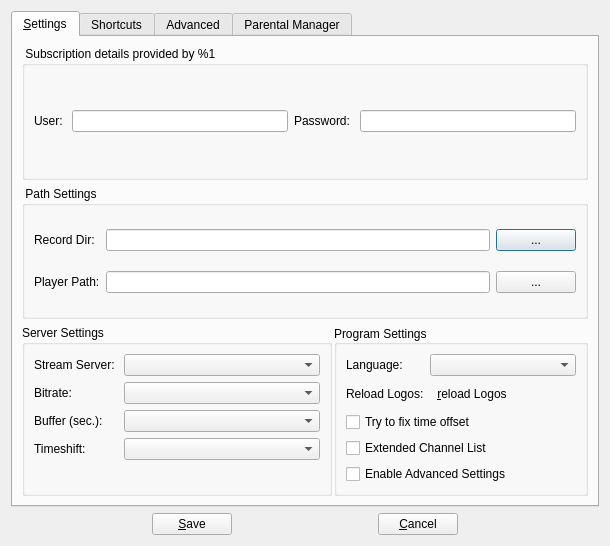
<?xml version="1.0" encoding="UTF-8"?>
<ui version="4.0">
 <class>CSettingsDlg</class>
 <widget class="QDialog" name="CSettingsDlg">
  <property name="geometry">
   <rect>
    <x>0</x>
    <y>0</y>
    <width>610</width>
    <height>546</height>
   </rect>
  </property>
  <property name="windowTitle">
   <string>Settings Dialog</string>
  </property>
  <property name="locale">
   <locale language="English" country="UnitedStates"/>
  </property>
  <layout class="QVBoxLayout" name="verticalLayout_4">
   <item>
    <widget class="QTabWidget" name="tabWidget">
     <property name="currentIndex">
      <number>0</number>
     </property>
     <widget class="QWidget" name="tabStdSettings">
      <attribute name="title">
       <string>&amp;Settings</string>
      </attribute>
      <layout class="QVBoxLayout" name="verticalLayout">
       <item>
        <widget class="QGroupBox" name="groupAccount">
         <property name="title">
          <string> Subscription details provided by %1 </string>
         </property>
         <layout class="QGridLayout" name="gridLayout_4">
          <item row="0" column="0">
           <widget class="QLabel" name="label_2">
            <property name="text">
             <string>User: </string>
            </property>
           </widget>
          </item>
          <item row="0" column="2">
           <widget class="QLabel" name="label_4">
            <property name="text">
             <string>Password: </string>
            </property>
           </widget>
          </item>
          <item row="0" column="3">
           <widget class="QLineEdit" name="linePass">
            <property name="echoMode">
             <enum>QLineEdit::Password</enum>
            </property>
           </widget>
          </item>
          <item row="0" column="1">
           <widget class="QLineEdit" name="lineUsr"/>
          </item>
         </layout>
        </widget>
       </item>
       <item>
        <widget class="QGroupBox" name="groupPath">
         <property name="title">
          <string> Path Settings </string>
         </property>
         <layout class="QGridLayout" name="gridLayout_2">
          <item row="0" column="0">
           <widget class="QLabel" name="label_3">
            <property name="minimumSize">
             <size>
              <width>0</width>
              <height>0</height>
             </size>
            </property>
            <property name="text">
             <string>Record Dir:</string>
            </property>
            <property name="margin">
             <number>2</number>
            </property>
           </widget>
          </item>
          <item row="0" column="1">
           <widget class="QLineEdit" name="lineDir"/>
          </item>
          <item row="0" column="2">
           <widget class="QPushButton" name="pushDir">
            <property name="text">
             <string>...</string>
            </property>
           </widget>
          </item>
          <item row="1" column="0">
           <widget class="QLabel" name="label">
            <property name="minimumSize">
             <size>
              <width>0</width>
              <height>0</height>
             </size>
            </property>
            <property name="text">
             <string>Player Path:</string>
            </property>
            <property name="margin">
             <number>2</number>
            </property>
           </widget>
          </item>
          <item row="1" column="1">
           <widget class="QLineEdit" name="lineVLC"/>
          </item>
          <item row="1" column="2">
           <widget class="QPushButton" name="pushVLC">
            <property name="text">
             <string>...</string>
            </property>
           </widget>
          </item>
         </layout>
        </widget>
       </item>
       <item>
        <layout class="QHBoxLayout" name="horizontalLayout_2" stretch="55,45">
         <property name="spacing">
          <number>2</number>
         </property>
         <item>
          <widget class="QGroupBox" name="groupStreamServer">
           <property name="title">
            <string>Server Settings</string>
           </property>
           <layout class="QFormLayout" name="formLayout_3">
            <item row="0" column="0">
             <widget class="QLabel" name="labStreamServer">
              <property name="text">
               <string>Stream Server: </string>
              </property>
             </widget>
            </item>
            <item row="0" column="1">
             <widget class="QComboBox" name="cbxStreamServer"/>
            </item>
            <item row="1" column="0">
             <widget class="QLabel" name="labBitRate">
              <property name="text">
               <string>Bitrate:</string>
              </property>
             </widget>
            </item>
            <item row="1" column="1">
             <widget class="QComboBox" name="cbxBitRate"/>
            </item>
            <item row="2" column="0">
             <widget class="QLabel" name="labBuffer">
              <property name="text">
               <string>Buffer (sec.):</string>
              </property>
             </widget>
            </item>
            <item row="2" column="1">
             <widget class="QComboBox" name="cbxBufferSeconds"/>
            </item>
            <item row="3" column="0">
             <widget class="QLabel" name="label_16">
              <property name="text">
               <string>Timeshift: </string>
              </property>
             </widget>
            </item>
            <item row="3" column="1">
             <widget class="QComboBox" name="cbxTimeShift">
              <property name="minimumSize">
               <size>
                <width>50</width>
                <height>0</height>
               </size>
              </property>
              <property name="maximumSize">
               <size>
                <width>16777215</width>
                <height>16777215</height>
               </size>
              </property>
             </widget>
            </item>
           </layout>
          </widget>
         </item>
         <item>
          <widget class="QGroupBox" name="groupStdSettings">
           <property name="title">
            <string>Program Settings </string>
           </property>
           <property name="alignment">
            <set>Qt::AlignLeading|Qt::AlignLeft|Qt::AlignVCenter</set>
           </property>
           <layout class="QVBoxLayout" name="verticalLayout_2">
            <item>
             <layout class="QFormLayout" name="formLayout">
              <property name="horizontalSpacing">
               <number>6</number>
              </property>
              <property name="verticalSpacing">
               <number>6</number>
              </property>
              <item row="0" column="0">
               <widget class="QLabel" name="label_10">
                <property name="text">
                 <string>Language: </string>
                </property>
               </widget>
              </item>
              <item row="0" column="1">
               <widget class="QComboBox" name="cbxLanguage"/>
              </item>
              <item row="1" column="0">
               <widget class="QLabel" name="label_12">
                <property name="text">
                 <string>Reload Logos:</string>
                </property>
               </widget>
              </item>
              <item row="1" column="1">
               <widget class="QToolButton" name="pushDelLogos">
                <property name="minimumSize">
                 <size>
                  <width>24</width>
                  <height>24</height>
                 </size>
                </property>
                <property name="text">
                 <string>&amp;reload Logos</string>
                </property>
                <property name="icon">
                 <iconset resource="../common.qrc">
                  <normaloff>:/app/reload</normaloff>:/app/reload</iconset>
                </property>
                <property name="iconSize">
                 <size>
                  <width>24</width>
                  <height>24</height>
                 </size>
                </property>
                <property name="autoRaise">
                 <bool>true</bool>
                </property>
               </widget>
              </item>
             </layout>
            </item>
            <item>
             <widget class="QCheckBox" name="checkFixTime">
              <property name="text">
               <string>Try to fix time offset</string>
              </property>
             </widget>
            </item>
            <item>
             <widget class="QCheckBox" name="checkExtChanInfo">
              <property name="text">
               <string>Extended Channel List</string>
              </property>
             </widget>
            </item>
            <item>
             <widget class="QCheckBox" name="checkAdvanced">
              <property name="text">
               <string>Enable Advanced Settings</string>
              </property>
             </widget>
            </item>
           </layout>
          </widget>
         </item>
        </layout>
       </item>
      </layout>
     </widget>
     <widget class="QWidget" name="tabShortCuts">
      <attribute name="title">
       <string>Shortcuts</string>
      </attribute>
      <layout class="QGridLayout" name="gridLayout_11">
       <item row="0" column="0">
        <widget class="QShortCutTable" name="tableShortCuts">
         <property name="rowCount">
          <number>0</number>
         </property>
         <property name="columnCount">
          <number>2</number>
         </property>
         <attribute name="horizontalHeaderShowSortIndicator" stdset="0">
          <bool>true</bool>
         </attribute>
         <attribute name="horizontalHeaderStretchLastSection">
          <bool>true</bool>
         </attribute>
         <column>
          <property name="text">
           <string>Function</string>
          </property>
         </column>
         <column>
          <property name="text">
           <string>ShortCut</string>
          </property>
         </column>
        </widget>
       </item>
       <item row="1" column="0">
        <widget class="QLabel" name="labShortCutNote">
         <property name="font">
          <font>
           <pointsize>9</pointsize>
          </font>
         </property>
         <property name="styleSheet">
          <string notr="true">QLabel#labShortCutNote {
color: red;
}</string>
         </property>
         <property name="text">
          <string>Changes in shortcuts take effect only after restarting the program.</string>
         </property>
        </widget>
       </item>
       <item row="2" column="0">
        <layout class="QHBoxLayout" name="horizontalLayout">
         <property name="spacing">
          <number>2</number>
         </property>
         <item>
          <widget class="QToolButton" name="btnResetShortcuts">
           <property name="text">
            <string/>
           </property>
           <property name="icon">
            <iconset resource="../common.qrc">
             <normaloff>:/app/reload</normaloff>:/app/reload</iconset>
           </property>
           <property name="iconSize">
            <size>
             <width>16</width>
             <height>16</height>
            </size>
           </property>
           <property name="autoRaise">
            <bool>true</bool>
           </property>
          </widget>
         </item>
         <item>
          <widget class="QLabel" name="label_18">
           <property name="font">
            <font>
             <pointsize>9</pointsize>
            </font>
           </property>
           <property name="text">
            <string>Reset Shortcuts to default</string>
           </property>
          </widget>
         </item>
        </layout>
       </item>
      </layout>
     </widget>
     <widget class="QWidget" name="tabAdvanced">
      <property name="enabled">
       <bool>true</bool>
      </property>
      <attribute name="title">
       <string>Advanced</string>
      </attribute>
      <layout class="QVBoxLayout" name="verticalLayout_3">
       <item>
        <widget class="QGroupBox" name="groupProxy">
         <property name="title">
          <string> Proxy Server </string>
         </property>
         <layout class="QGridLayout" name="gridLayout_3" columnstretch="0,60,0,40">
          <item row="0" column="0" colspan="2">
           <widget class="QCheckBox" name="useProxy">
            <property name="text">
             <string>Enable Proxy</string>
            </property>
           </widget>
          </item>
          <item row="1" column="0">
           <widget class="QLabel" name="label_5">
            <property name="minimumSize">
             <size>
              <width>0</width>
              <height>0</height>
             </size>
            </property>
            <property name="text">
             <string>Address: </string>
            </property>
           </widget>
          </item>
          <item row="1" column="1">
           <widget class="QLineEdit" name="lineProxyHost">
            <property name="enabled">
             <bool>false</bool>
            </property>
           </widget>
          </item>
          <item row="1" column="2">
           <widget class="QLabel" name="label_6">
            <property name="text">
             <string>Port:</string>
            </property>
           </widget>
          </item>
          <item row="1" column="3">
           <widget class="QLineEdit" name="lineProxyPort">
            <property name="enabled">
             <bool>false</bool>
            </property>
            <property name="minimumSize">
             <size>
              <width>0</width>
              <height>0</height>
             </size>
            </property>
           </widget>
          </item>
          <item row="2" column="0">
           <widget class="QLabel" name="label_8">
            <property name="minimumSize">
             <size>
              <width>0</width>
              <height>0</height>
             </size>
            </property>
            <property name="text">
             <string>User: </string>
            </property>
           </widget>
          </item>
          <item row="2" column="1">
           <widget class="QLineEdit" name="lineProxyUser">
            <property name="enabled">
             <bool>false</bool>
            </property>
           </widget>
          </item>
          <item row="2" column="2">
           <widget class="QLabel" name="label_7">
            <property name="text">
             <string>Password: </string>
            </property>
           </widget>
          </item>
          <item row="2" column="3">
           <widget class="QLineEdit" name="lineProxyPassword">
            <property name="enabled">
             <bool>false</bool>
            </property>
            <property name="echoMode">
             <enum>QLineEdit::Password</enum>
            </property>
           </widget>
          </item>
         </layout>
        </widget>
       </item>
       <item>
        <widget class="QGroupBox" name="groupAdvanced">
         <property name="title">
          <string>Advanced Settings</string>
         </property>
         <layout class="QFormLayout" name="formLayout_2">
          <item row="0" column="0">
           <widget class="QLabel" name="lanApiServer">
            <property name="text">
             <string>API Server: </string>
            </property>
           </widget>
          </item>
          <item row="0" column="1">
           <widget class="QLineEdit" name="lineApiServer">
            <property name="enabled">
             <bool>false</bool>
            </property>
           </widget>
          </item>
          <item row="1" column="0">
           <widget class="QLabel" name="label_15">
            <property name="text">
             <string>Player Module:</string>
            </property>
           </widget>
          </item>
          <item row="1" column="1">
           <widget class="QComboBox" name="cbxPlayerMod"/>
          </item>
          <item row="2" column="0">
           <widget class="QLabel" name="label_11">
            <property name="text">
             <string>Log Level:</string>
            </property>
           </widget>
          </item>
          <item row="2" column="1">
           <layout class="QHBoxLayout" name="horizontalLayout_4" stretch="0,3">
            <property name="spacing">
             <number>2</number>
            </property>
            <item>
             <widget class="QComboBox" name="cbxLogLevel">
              <item>
               <property name="text">
                <string>Log disabled</string>
               </property>
              </item>
              <item>
               <property name="text">
                <string>Log Errors only</string>
               </property>
              </item>
              <item>
               <property name="text">
                <string>Log Errors and Warnings</string>
               </property>
              </item>
              <item>
               <property name="text">
                <string>Log everything</string>
               </property>
              </item>
             </widget>
            </item>
            <item>
             <widget class="QLineEdit" name="lineVlcVerbose">
              <property name="enabled">
               <bool>false</bool>
              </property>
              <property name="minimumSize">
               <size>
                <width>60</width>
                <height>0</height>
               </size>
              </property>
             </widget>
            </item>
           </layout>
          </item>
          <item row="3" column="0">
           <widget class="QLabel" name="label_13">
            <property name="text">
             <string>Shutdown Command:</string>
            </property>
           </widget>
          </item>
          <item row="3" column="1">
           <widget class="QLineEdit" name="lineShutdown"/>
          </item>
          <item row="4" column="0">
           <widget class="QCheckBox" name="checkRefresh">
            <property name="text">
             <string>Refresh EPG every:</string>
            </property>
           </widget>
          </item>
          <item row="4" column="1">
           <layout class="QHBoxLayout" name="horizontalLayout_3">
            <item>
             <widget class="QComboBox" name="cbxInterval">
              <property name="enabled">
               <bool>false</bool>
              </property>
              <item>
               <property name="text">
                <string>5</string>
               </property>
              </item>
              <item>
               <property name="text">
                <string>10</string>
               </property>
              </item>
              <item>
               <property name="text">
                <string>15</string>
               </property>
              </item>
             </widget>
            </item>
            <item>
             <widget class="QLabel" name="label_9">
              <property name="text">
               <string>Minute(s)</string>
              </property>
             </widget>
            </item>
           </layout>
          </item>
          <item row="5" column="0">
           <widget class="QCheckBox" name="checkAskForName">
            <property name="text">
             <string>Ask for Record Filename</string>
            </property>
           </widget>
          </item>
          <item row="5" column="1">
           <widget class="QCheckBox" name="checkHideToSystray">
            <property name="text">
             <string>Minimize to Systray</string>
            </property>
           </widget>
          </item>
          <item row="6" column="0">
           <widget class="QCheckBox" name="checkDetach">
            <property name="text">
             <string>Detach Player at startup</string>
            </property>
           </widget>
          </item>
          <item row="6" column="1">
           <widget class="QCheckBox" name="checkTranslit">
            <property name="text">
             <string>Translit Record Filename</string>
            </property>
           </widget>
          </item>
          <item row="7" column="0">
           <widget class="QCheckBox" name="checkUpdate">
            <property name="text">
             <string>Check for updates</string>
            </property>
           </widget>
          </item>
          <item row="7" column="1">
           <widget class="QCheckBox" name="checkGPUAcc">
            <property name="text">
             <string>Use GPU for video decoding</string>
            </property>
           </widget>
          </item>
          <item row="8" column="0">
           <widget class="QCheckBox" name="check2ClicksToPlay">
            <property name="text">
             <string>Doubleclick on channel list starts play</string>
            </property>
           </widget>
          </item>
          <item row="8" column="1">
           <widget class="QCheckBox" name="checkAds">
            <property name="enabled">
             <bool>false</bool>
            </property>
            <property name="text">
             <string>Show Ads</string>
            </property>
            <property name="checked">
             <bool>true</bool>
            </property>
           </widget>
          </item>
         </layout>
        </widget>
       </item>
      </layout>
     </widget>
     <widget class="QWidget" name="tabParentalManager">
      <attribute name="icon">
       <iconset resource="../common.qrc">
        <normaloff>:/access/locked</normaloff>:/access/locked</iconset>
      </attribute>
      <attribute name="title">
       <string>Parental Manager</string>
      </attribute>
      <layout class="QVBoxLayout" name="verticalLayout_5">
       <property name="spacing">
        <number>0</number>
       </property>
       <property name="margin">
        <number>0</number>
       </property>
       <item>
        <widget class="QStackedWidget" name="stackedWidget">
         <property name="currentIndex">
          <number>0</number>
         </property>
         <widget class="QWidget" name="secPage">
          <layout class="QVBoxLayout" name="verticalLayout_6">
           <item>
            <widget class="QLabel" name="label_17">
             <property name="text">
              <string>Please enter your parent code:</string>
             </property>
            </widget>
           </item>
           <item>
            <layout class="QHBoxLayout" name="horizontalLayout_5" stretch="8,2">
             <item>
              <widget class="QLineEdit" name="linePasswd">
               <property name="echoMode">
                <enum>QLineEdit::Password</enum>
               </property>
              </widget>
             </item>
             <item>
              <widget class="QPushButton" name="btnEnterManager">
               <property name="text">
                <string>Enter Site</string>
               </property>
               <property name="default">
                <bool>false</bool>
               </property>
              </widget>
             </item>
            </layout>
           </item>
           <item>
            <spacer name="verticalSpacer">
             <property name="orientation">
              <enum>Qt::Vertical</enum>
             </property>
             <property name="sizeHint" stdset="0">
              <size>
               <width>20</width>
               <height>392</height>
              </size>
             </property>
            </spacer>
           </item>
          </layout>
         </widget>
         <widget class="QWidget" name="setPage">
          <layout class="QVBoxLayout" name="verticalLayout_7" stretch="20,13,0">
           <property name="spacing">
            <number>2</number>
           </property>
           <property name="margin">
            <number>3</number>
           </property>
           <item>
            <layout class="QHBoxLayout" name="horizontalLayout_6" stretch="5,5">
             <item>
              <widget class="QGroupBox" name="groupBox">
               <property name="title">
                <string> Channel Manager </string>
               </property>
               <layout class="QVBoxLayout" name="verticalLayout_8">
                <property name="spacing">
                 <number>4</number>
                </property>
                <property name="leftMargin">
                 <number>4</number>
                </property>
                <property name="rightMargin">
                 <number>4</number>
                </property>
                <property name="bottomMargin">
                 <number>4</number>
                </property>
                <item>
                 <widget class="QLabel" name="label_19">
                  <property name="text">
                   <string>Select Channels to hide:</string>
                  </property>
                 </widget>
                </item>
                <item>
                 <widget class="QListWidget" name="listHide">
                  <property name="editTriggers">
                   <set>QAbstractItemView::NoEditTriggers</set>
                  </property>
                  <property name="showDropIndicator" stdset="0">
                   <bool>false</bool>
                  </property>
                  <property name="alternatingRowColors">
                   <bool>false</bool>
                  </property>
                  <property name="selectionMode">
                   <enum>QAbstractItemView::MultiSelection</enum>
                  </property>
                 </widget>
                </item>
               </layout>
              </widget>
             </item>
             <item>
              <widget class="QGroupBox" name="groupBox_2">
               <property name="title">
                <string> VOD Manager </string>
               </property>
               <layout class="QVBoxLayout" name="verticalLayout_9">
                <property name="spacing">
                 <number>4</number>
                </property>
                <property name="leftMargin">
                 <number>4</number>
                </property>
                <property name="topMargin">
                 <number>9</number>
                </property>
                <property name="rightMargin">
                 <number>4</number>
                </property>
                <property name="bottomMargin">
                 <number>4</number>
                </property>
                <item>
                 <widget class="QScrollArea" name="scrollArea">
                  <property name="widgetResizable">
                   <bool>true</bool>
                  </property>
                  <widget class="QWidget" name="scrollAreaContents">
                   <property name="geometry">
                    <rect>
                     <x>0</x>
                     <y>0</y>
                     <width>269</width>
                     <height>220</height>
                    </rect>
                   </property>
                  </widget>
                 </widget>
                </item>
               </layout>
              </widget>
             </item>
            </layout>
           </item>
           <item>
            <layout class="QHBoxLayout" name="horizontalLayout_8" stretch="5,5">
             <item>
              <widget class="QGroupBox" name="groupBox_4">
               <property name="title">
                <string>Parent Code</string>
               </property>
               <layout class="QFormLayout" name="formLayout_4">
                <property name="fieldGrowthPolicy">
                 <enum>QFormLayout::AllNonFixedFieldsGrow</enum>
                </property>
                <item row="0" column="0">
                 <widget class="QLabel" name="label_20">
                  <property name="text">
                   <string>Old Code:</string>
                  </property>
                 </widget>
                </item>
                <item row="0" column="1">
                 <widget class="QLineEdit" name="lineOldPCode">
                  <property name="toolTip">
                   <string>Number only (0 ... 9)!</string>
                  </property>
                  <property name="echoMode">
                   <enum>QLineEdit::Password</enum>
                  </property>
                 </widget>
                </item>
                <item row="1" column="0">
                 <widget class="QLabel" name="label_21">
                  <property name="text">
                   <string>New Code:</string>
                  </property>
                 </widget>
                </item>
                <item row="1" column="1">
                 <widget class="QLineEdit" name="lineNewPCode">
                  <property name="toolTip">
                   <string>Number only (0 ... 9)!</string>
                  </property>
                  <property name="echoMode">
                   <enum>QLineEdit::Password</enum>
                  </property>
                 </widget>
                </item>
                <item row="2" column="0">
                 <widget class="QLabel" name="label_22">
                  <property name="text">
                   <string>Confirm Code:</string>
                  </property>
                 </widget>
                </item>
                <item row="2" column="1">
                 <widget class="QLineEdit" name="lineConfirmPCode">
                  <property name="toolTip">
                   <string>Number only (0 ... 9)!</string>
                  </property>
                  <property name="echoMode">
                   <enum>QLineEdit::Password</enum>
                  </property>
                 </widget>
                </item>
                <item row="3" column="0" colspan="2">
                 <layout class="QHBoxLayout" name="horizontalLayout_9">
                  <item>
                   <spacer name="horizontalSpacer_7">
                    <property name="orientation">
                     <enum>Qt::Horizontal</enum>
                    </property>
                    <property name="sizeHint" stdset="0">
                     <size>
                      <width>40</width>
                      <height>20</height>
                     </size>
                    </property>
                   </spacer>
                  </item>
                  <item>
                   <widget class="QPushButton" name="btnChgPCode">
                    <property name="text">
                     <string>&amp;Change</string>
                    </property>
                   </widget>
                  </item>
                  <item>
                   <spacer name="horizontalSpacer_3">
                    <property name="orientation">
                     <enum>Qt::Horizontal</enum>
                    </property>
                    <property name="sizeHint" stdset="0">
                     <size>
                      <width>40</width>
                      <height>20</height>
                     </size>
                    </property>
                   </spacer>
                  </item>
                 </layout>
                </item>
               </layout>
              </widget>
             </item>
             <item>
              <widget class="QGroupBox" name="groupBox_3">
               <property name="title">
                <string>Adult Channels</string>
               </property>
               <layout class="QVBoxLayout" name="verticalLayout_11">
                <property name="spacing">
                 <number>2</number>
                </property>
                <property name="leftMargin">
                 <number>2</number>
                </property>
                <property name="topMargin">
                 <number>4</number>
                </property>
                <property name="rightMargin">
                 <number>2</number>
                </property>
                <property name="bottomMargin">
                 <number>2</number>
                </property>
                <item>
                 <widget class="QCheckBox" name="checkAdult">
                  <property name="text">
                   <string>Allow Adult Channels</string>
                  </property>
                 </widget>
                </item>
                <item>
                 <widget class="QScrollArea" name="scrollArea_2">
                  <property name="widgetResizable">
                   <bool>true</bool>
                  </property>
                  <widget class="QWidget" name="scrollAreaWidgetContents">
                   <property name="geometry">
                    <rect>
                     <x>0</x>
                     <y>0</y>
                     <width>257</width>
                     <height>166</height>
                    </rect>
                   </property>
                   <layout class="QVBoxLayout" name="verticalLayout_10">
                    <item>
                     <widget class="QLabel" name="label_23">
                      <property name="text">
                       <string>&lt;html&gt;&lt;head/&gt;&lt;body&gt;&lt;p&gt;&lt;span style=&quot; font-weight:600;&quot;&gt;Please Note:&lt;/span&gt;&lt;br/&gt;If you insert the parental code below you're able to watch any adult channel without the need to insert the parent code. &lt;/p&gt;&lt;p&gt;Leaving this field blank you'll have to enter the parent code each time you want to watch an adult channel.&lt;/p&gt;&lt;/body&gt;&lt;/html&gt;</string>
                      </property>
                      <property name="wordWrap">
                       <bool>true</bool>
                      </property>
                     </widget>
                    </item>
                   </layout>
                  </widget>
                 </widget>
                </item>
                <item>
                 <layout class="QHBoxLayout" name="horizontalLayout_10">
                  <item>
                   <widget class="QLabel" name="label_14">
                    <property name="text">
                     <string>Parent Code: </string>
                    </property>
                   </widget>
                  </item>
                  <item>
                   <widget class="QLineEdit" name="lineErosPass">
                    <property name="enabled">
                     <bool>false</bool>
                    </property>
                    <property name="echoMode">
                     <enum>QLineEdit::Password</enum>
                    </property>
                   </widget>
                  </item>
                 </layout>
                </item>
               </layout>
              </widget>
             </item>
            </layout>
           </item>
           <item>
            <layout class="QHBoxLayout" name="horizontalLayout_7">
             <property name="spacing">
              <number>2</number>
             </property>
             <item>
              <spacer name="horizontalSpacer">
               <property name="orientation">
                <enum>Qt::Horizontal</enum>
               </property>
               <property name="sizeHint" stdset="0">
                <size>
                 <width>40</width>
                 <height>20</height>
                </size>
               </property>
              </spacer>
             </item>
             <item>
              <widget class="QPushButton" name="btnSaveExitManager">
               <property name="text">
                <string>Save and &amp;Exit</string>
               </property>
              </widget>
             </item>
             <item>
              <spacer name="horizontalSpacer_2">
               <property name="orientation">
                <enum>Qt::Horizontal</enum>
               </property>
               <property name="sizeHint" stdset="0">
                <size>
                 <width>40</width>
                 <height>20</height>
                </size>
               </property>
              </spacer>
             </item>
            </layout>
           </item>
          </layout>
         </widget>
        </widget>
       </item>
      </layout>
     </widget>
    </widget>
   </item>
   <item>
    <layout class="QHBoxLayout" name="hLayoutButtons">
     <item>
      <spacer name="horizontalSpacer_5">
       <property name="orientation">
        <enum>Qt::Horizontal</enum>
       </property>
       <property name="sizeHint" stdset="0">
        <size>
         <width>40</width>
         <height>20</height>
        </size>
       </property>
      </spacer>
     </item>
     <item>
      <widget class="QPushButton" name="pushSave">
       <property name="text">
        <string>&amp;Save</string>
       </property>
      </widget>
     </item>
     <item>
      <spacer name="horizontalSpacer_4">
       <property name="orientation">
        <enum>Qt::Horizontal</enum>
       </property>
       <property name="sizeHint" stdset="0">
        <size>
         <width>40</width>
         <height>20</height>
        </size>
       </property>
      </spacer>
     </item>
     <item>
      <widget class="QPushButton" name="pushCancel">
       <property name="text">
        <string>&amp;Cancel</string>
       </property>
      </widget>
     </item>
     <item>
      <spacer name="horizontalSpacer_6">
       <property name="orientation">
        <enum>Qt::Horizontal</enum>
       </property>
       <property name="sizeHint" stdset="0">
        <size>
         <width>40</width>
         <height>20</height>
        </size>
       </property>
      </spacer>
     </item>
    </layout>
   </item>
  </layout>
 </widget>
 <customwidgets>
  <customwidget>
   <class>QShortCutTable</class>
   <extends>QTableWidget</extends>
   <header>qshortcuttable.h</header>
  </customwidget>
 </customwidgets>
 <resources>
  <include location="../common.qrc"/>
 </resources>
 <connections>
  <connection>
   <sender>pushSave</sender>
   <signal>clicked()</signal>
   <receiver>CSettingsDlg</receiver>
   <slot>accept()</slot>
   <hints>
    <hint type="sourcelabel">
     <x>217</x>
     <y>546</y>
    </hint>
    <hint type="destinationlabel">
     <x>188</x>
     <y>287</y>
    </hint>
   </hints>
  </connection>
  <connection>
   <sender>pushCancel</sender>
   <signal>clicked()</signal>
   <receiver>CSettingsDlg</receiver>
   <slot>reject()</slot>
   <hints>
    <hint type="sourcelabel">
     <x>432</x>
     <y>546</y>
    </hint>
    <hint type="destinationlabel">
     <x>366</x>
     <y>290</y>
    </hint>
   </hints>
  </connection>
  <connection>
   <sender>useProxy</sender>
   <signal>toggled(bool)</signal>
   <receiver>lineProxyHost</receiver>
   <slot>setEnabled(bool)</slot>
   <hints>
    <hint type="sourcelabel">
     <x>119</x>
     <y>78</y>
    </hint>
    <hint type="destinationlabel">
     <x>119</x>
     <y>78</y>
    </hint>
   </hints>
  </connection>
  <connection>
   <sender>useProxy</sender>
   <signal>toggled(bool)</signal>
   <receiver>lineProxyPort</receiver>
   <slot>setEnabled(bool)</slot>
   <hints>
    <hint type="sourcelabel">
     <x>119</x>
     <y>78</y>
    </hint>
    <hint type="destinationlabel">
     <x>119</x>
     <y>78</y>
    </hint>
   </hints>
  </connection>
  <connection>
   <sender>useProxy</sender>
   <signal>toggled(bool)</signal>
   <receiver>lineProxyUser</receiver>
   <slot>setEnabled(bool)</slot>
   <hints>
    <hint type="sourcelabel">
     <x>119</x>
     <y>78</y>
    </hint>
    <hint type="destinationlabel">
     <x>119</x>
     <y>78</y>
    </hint>
   </hints>
  </connection>
  <connection>
   <sender>useProxy</sender>
   <signal>toggled(bool)</signal>
   <receiver>lineProxyPassword</receiver>
   <slot>setEnabled(bool)</slot>
   <hints>
    <hint type="sourcelabel">
     <x>119</x>
     <y>78</y>
    </hint>
    <hint type="destinationlabel">
     <x>119</x>
     <y>78</y>
    </hint>
   </hints>
  </connection>
  <connection>
   <sender>checkRefresh</sender>
   <signal>toggled(bool)</signal>
   <receiver>cbxInterval</receiver>
   <slot>setEnabled(bool)</slot>
   <hints>
    <hint type="sourcelabel">
     <x>78</x>
     <y>87</y>
    </hint>
    <hint type="destinationlabel">
     <x>119</x>
     <y>87</y>
    </hint>
   </hints>
  </connection>
  <connection>
   <sender>checkAdult</sender>
   <signal>toggled(bool)</signal>
   <receiver>lineErosPass</receiver>
   <slot>setEnabled(bool)</slot>
   <hints>
    <hint type="sourcelabel">
     <x>461</x>
     <y>346</y>
    </hint>
    <hint type="destinationlabel">
     <x>517</x>
     <y>463</y>
    </hint>
   </hints>
  </connection>
 </connections>
</ui>
